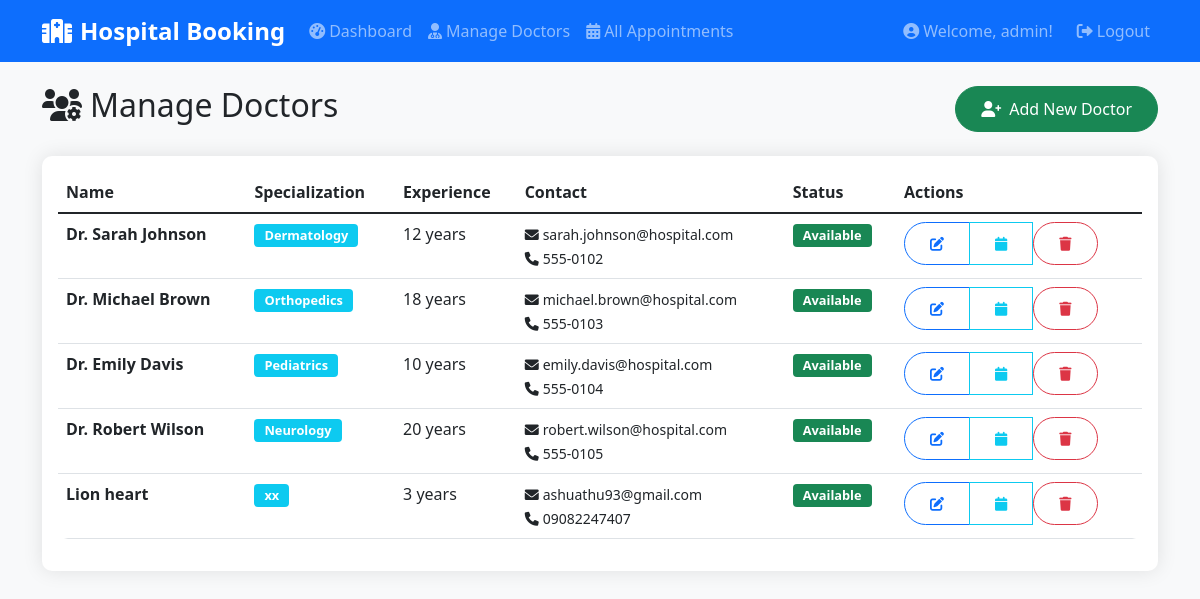
/admin/doctors (signed in), run on an earlier commit of the app's database.
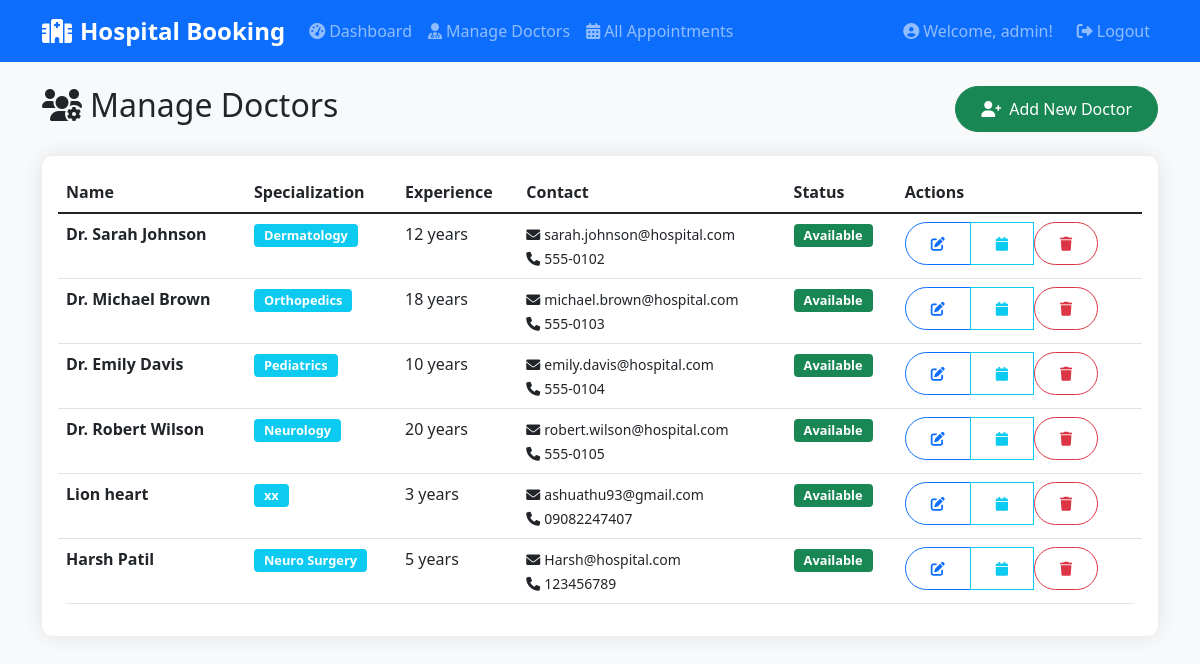
And on a later commit of the database.
### models/doctor.py (models this page shows, shortened)
class Doctor(db.Model):
    id = db.Column(db.Integer, primary_key=True)
    name = db.Column(db.String(100), nullable=False)
    specialization = db.Column(db.String(100), nullable=False)
    email = db.Column(db.String(120))
    phone = db.Column(db.String(15))
    experience = db.Column(db.Integer)  # years of experience
    qualifications = db.Column(db.Text)
    is_available = db.Column(db.Boolean, default=True)
    created_at = db.Column(db.DateTime, default=datetime.utcnow)
    appointments = db.relationship('Appointment', backref='doctor', lazy=True)
    schedules = db.relationship('DoctorSchedule', backref='doctor', lazy=True, cascade='all, delete-orphan')

### routes/admin.py (the view)
@admin_bp.route('/admin/doctors')
@login_required
@admin_required
def manage_doctors():
    doctors = Doctor.query.all()
    return render_template('manage_doctors.html', doctors=doctors)

### app.py (called while the page is built)
def create_app(config_name=None):
    app = Flask(__name__)
    if config_name is None:
        config_name = os.environ.get('FLASK_ENV', 'development')
    app.config.from_object(config[config_name])
    db.init_app(app)
    login_manager = LoginManager()
    login_manager.init_app(app)
    login_manager.login_view = 'auth.login'
    login_manager.login_message = 'Please log in to access this page.'
    login_manager.login_message_category = 'info'
    @login_manager.user_loader
    def load_user(user_id):
        return User.query.get(int(user_id))
    app.register_blueprint(auth_bp)
    app.register_blueprint(patient_bp)
    app.register_blueprint(admin_bp)
    with app.app_context():
        db.create_all()
        create_sample_data()
    return app

### routes/admin.py (called while the page is built)
def admin_required(f):
    @wraps(f)
    def decorated_function(*args, **kwargs):
        if not current_user.is_authenticated or current_user.role != 'admin':
            flash('Admin access required!', 'error')
            return redirect(url_for('auth.login'))
        return f(*args, **kwargs)
    return decorated_function

### templates/manage_doctors.html (shortened to what this page needs)
{% extends "base.html" %}
{% block content %}
<div class="d-flex justify-content-between align-items-center mb-4">
    <h2><i class="fas fa-users-cog me-2"></i>Manage Doctors</h2>
    <a href="{{ url_for('admin.add_doctor') }}" class="btn btn-success">
        <i class="fas fa-user-plus me-2"></i>Add New Doctor
    </a>
</div>
<div class="card">
    <div class="card-body">
        {% if doctors %}
            <div class="table-responsive">
                <table class="table table-hover">
                    <thead>
                        <tr>
                            <th>Name</th>
                            <th>Specialization</th>
                            <th>Experience</th>
                            <th>Contact</th>
                            <th>Status</th>
                            <th>Actions</th>
                        </tr>
                    </thead>
                    <tbody>
                        {% for doctor in doctors %}
                        <tr>
                            <td>
                                <strong>{{ doctor.name }}</strong>
                            </td>
                            <td>
                                <span class="badge bg-info">{{ doctor.specialization }}</span>
                            </td>
                            <td>{{ doctor.experience }} years</td>
                            <td>
                                <small>
                                    {% if doctor.email %}<i class="fas fa-envelope me-1"></i>{{ doctor.email }}<br>{% endif %}
                                    {% if doctor.phone %}<i class="fas fa-phone me-1"></i>{{ doctor.phone }}{% endif %}
                                </small>
                            </td>
                            <td>
                                {% if doctor.is_available %}
                                    <span class="badge bg-success">Available</span>
                                {% else %}
                                    <span class="badge bg-secondary">Unavailable</span>
                                {% endif %}
                            </td>
                            <td>
                                <div class="btn-group" role="group">
                                    <a href="{{ url_for('admin.edit_doctor', doctor_id=doctor.id) }}"
                                       class="btn btn-sm btn-outline-primary">
                                        <i class="fas fa-edit"></i>
                                    </a>
                                    <a href="{{ url_for('admin.manage_doctor_schedule', doctor_id=doctor.id) }}"
                                       class="btn btn-sm btn-outline-info">
                                        <i class="fas fa-calendar"></i>
                                    </a>
                                    <form method="POST" action="{{ url_for('admin.delete_doctor', doctor_id=doctor.id) }}"
                                          class="d-inline" onsubmit="return confirm('Delete this doctor?')">
                                        <button type="submit" class="btn btn-sm btn-outline-danger">
                                            <i class="fas fa-trash"></i>
                                        </button>
                                    </form>
                                </div>
                            </td>
                        </tr>
                        {% endfor %}
                    </tbody>
                </table>
            </div>
        {% endif %}
    </div>
</div>
{% endblock %}

What changed in the data, as far as the page shows it:
added Doctor: name "Harsh Patil", specialization "Neuro Surgery", experience "5", email "Harsh@hospital.com", phone "123456789", is_available "Available"
